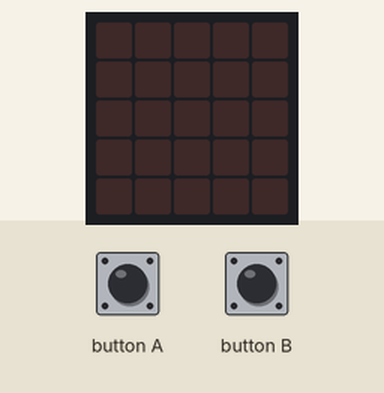
A program run on a simulated BBC micro:bit (MakeCode). On the bench: the board's 5×5 LED display. The test bench sets the inputs (shaded band).

Above: at 1.2 s.
1.3 s: button A pressed for 0.15 s
At 1.8 s:
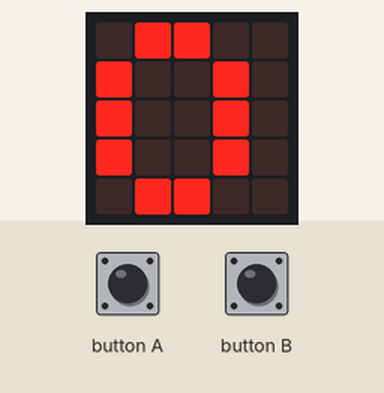
Timing chart, 0 to 4.3 s (numbered marks = the images above; inputs shaded):
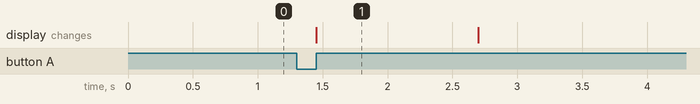

Measured:
- after the input at 1.3 s, the display: changes after 0.15 s (image 1)
- what the display in image 1 shows lasts 1.2 s, from 1.5 s to 2.7 s

The program:

stappenteller.py
```python
# Basis programma stappen teller
stappen = 0

# toon het aantal stappen voor halve seconde
def toon_getal():
    global stappen
    basic.show_number(stappen)
    basic.pause(500)
    basic.clear_screen()


# zet aantal stappen op 0
def reset_getal():
    global stappen
    stappen = 0

#verhoog aantal stappen met 1
def een_stap():
    global stappen
    stappen = stappen + 1


# wijs functies toe aan knoppen en beweging
input.on_button_pressed(Button.A, toon_getal)
input.on_button_pressed(Button.B, reset_getal)
input.on_gesture(Gesture.SHAKE, een_stap)
```
